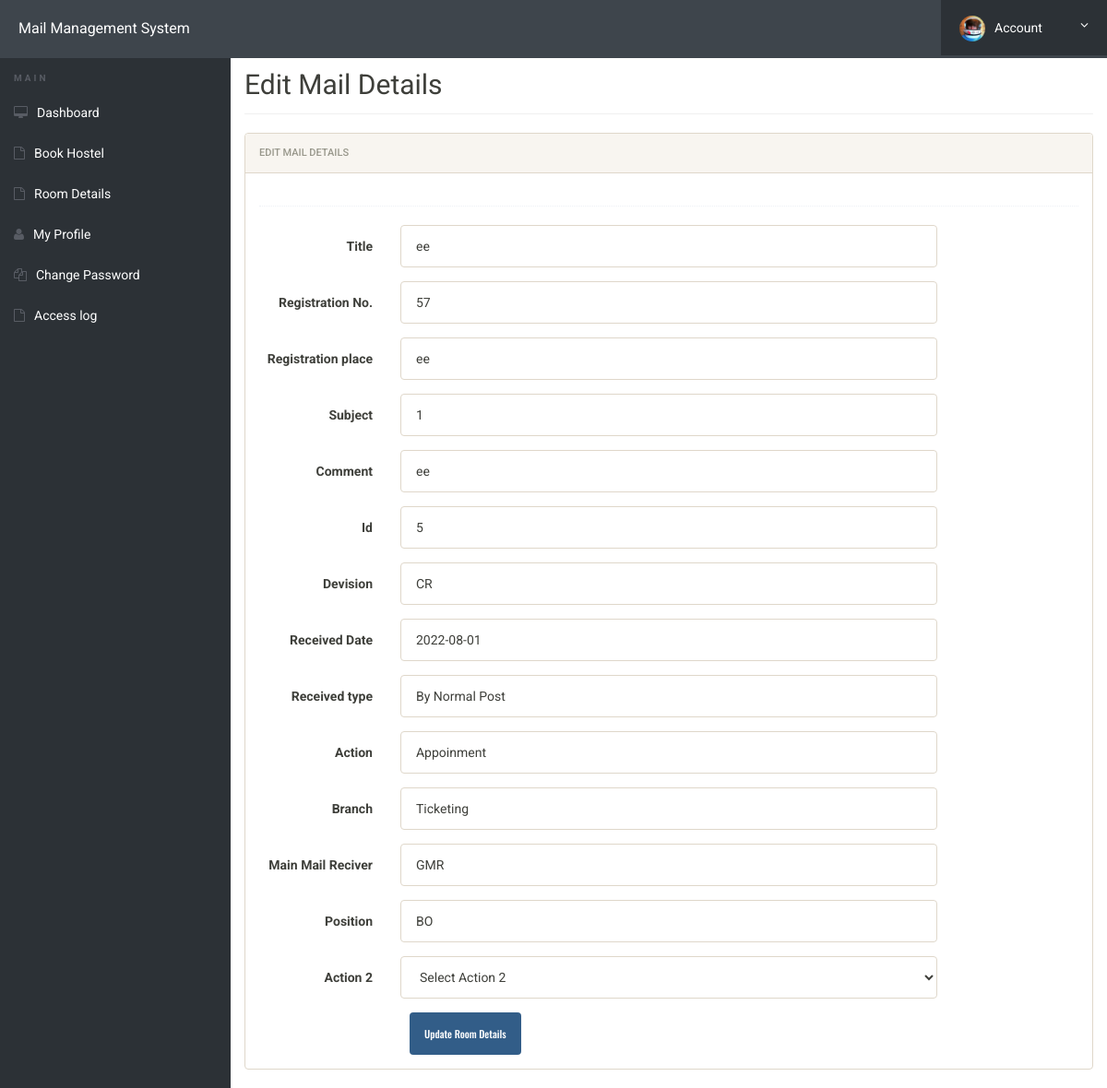
The page /editgmr.php?id=5 (signed in) on the database its author committed.
### tables this page shows
CREATE TABLE `registration` (
  `id` int(11) NOT NULL AUTO_INCREMENT,
  `recidate` date DEFAULT NULL,
  `devision` varchar(500) DEFAULT NULL,
  `regno` int(11) DEFAULT NULL,
  `subject` varchar(500) DEFAULT NULL,
  `title` varchar(500) DEFAULT NULL,
  `recitype` varchar(500) DEFAULT NULL,
  `regplace` varchar(250) DEFAULT NULL,
  `action` varchar(1000) DEFAULT NULL,
  `comment` varchar(500) DEFAULT NULL,
  `branch` varchar(250) DEFAULT NULL,
  `mainreciver` varchar(1000) DEFAULT NULL,
  `position` varchar(500) DEFAULT NULL,
  `action2` varchar(500) DEFAULT NULL,
  PRIMARY KEY (`id`)
);

### editgmr.php (the view, shortened to what this page needs)
<?php
include('includes/config.php');
?>
<!doctype html>
<html lang="en" class="no-js">
<head>
	<link rel="stylesheet" href="css/font-awesome.min.css">
	<link rel="stylesheet" href="css/bootstrap.min.css">
	<link rel="stylesheet" href="css/dataTables.bootstrap.min.css">>
	<link rel="stylesheet" href="css/bootstrap-social.css">
	<link rel="stylesheet" href="css/bootstrap-select.css">
	<link rel="stylesheet" href="css/fileinput.min.css">
	<link rel="stylesheet" href="css/awesome-bootstrap-checkbox.css">
	<link rel="stylesheet" href="css/style.css">
</head>
<body>
	<?php include('includes/header.php');?>
	<div class="ts-main-content">
		<?php include('includes/sidebar.php');?>
		<div class="content-wrapper">
			<div class="container-fluid">
				<div class="row">
					<div class="col-md-12">
						<h2 class="page-title">Edit Mail Details </h2>
						<div class="row">
							<div class="col-md-12">
								<div class="panel panel-default">
									<div class="panel-heading">Edit Mail Details</div>
									<div class="panel-body">
										<form method="post" class="form-horizontal">
												<?php
												$id=$_GET['id'];
	$ret="select * from registration where id=?";
		$stmt= $mysqli->prepare($ret) ;
	 $stmt->bind_param('i',$id);
	 $stmt->execute() ;
	 $res=$stmt->get_result();
	   while($row=$res->fetch_object())
	  {
	  	?>
						<div class="hr-dashed"></div>
						<div class="form-group">
						<label class="col-sm-2 control-label">Title  </label>
					<div class="col-sm-8">
					<input type="text"  name="title" value="<?php echo $row->title;?>"  class="form-control"> </div>
					</div>
					<div class="form-group">
						<label class="col-sm-2 control-label">Registration No.  </label>
					<div class="col-sm-8">
					<input type="text"  name="regno" value="<?php echo $row->regno;?>"  class="form-control"> </div>
					</div>
					<div class="form-group">
						<label class="col-sm-2 control-label">Registration place  </label>
					<div class="col-sm-8">
					<input type="text"  name="regplace" value="<?php echo $row->regplace;?>"  class="form-control"> </div>
					</div>
					<div class="form-group">
						<label class="col-sm-2 control-label">Subject</label>
					<div class="col-sm-8">
					<input type="text"  name="subject" value="<?php echo $row->subject;?>"  class="form-control"> </div>
					</div>
					<div class="form-group">
						<label class="col-sm-2 control-label">Comment</label>
					<div class="col-sm-8">
					<input type="text"  name="comment" value="<?php echo $row->comment;?>"  class="form-control"> </div>
					</div>
<div class="form-group">
									<label class="col-sm-2 control-label">Id </label>
									<div class="col-sm-8">
									<input type="text" class="form-control" name="id" value="<?php echo $row->id;?>" >
												</div>
											</div>
	<div class="form-group">
	<label class="col-sm-2 control-label">Devision</label>
	<div class="col-sm-8">
	<input type="text"  name="devision" value="<?php echo $row->devision;?>"  class="form-control"> </div>
	</div>
	<div class="form-group">
	<label class="col-sm-2 control-label">Received Date</label>
	<div class="col-sm-8">
	<input type="text"  name="recidate" value="<?php echo $row->recidate;?>"  class="form-control"> </div>
	</div>
	<div class="form-group">
	<label class="col-sm-2 control-label">Received type</label>
	<div class="col-sm-8">
	<input type="text"  name="recitype" value="<?php echo $row->recitype;?>"  class="form-control"> </div>
	</div>
	<div class="form-group">
	<label class="col-sm-2 control-label">Action</label>
	<div class="col-sm-8">
	<input type="text"  name="action" value="<?php echo $row->action;?>"  class="form-control"> </div>
	</div>
	<div class="form-group">
	<label class="col-sm-2 control-label">Branch</label>
	<div class="col-sm-8">
	<input type="text"  name="branch" value="<?php echo $row->branch;?>"  class="form-control"> </div>
	</div>
	<div class="form-group">
	<label class="col-sm-2 control-label">Main Mail Reciver</label>
	<div class="col-sm-8">
	<input type="text"  name="mainreciver" value="<?php echo $row->mainreciver;?>"  class="form-control"> </div>
	</div>
	<div class="form-group">
	<label class="col-sm-2 control-label">Position</label>
	<div class="col-sm-8">
	<input type="text"  name="position" value="<?php echo $row->position;?>"  class="form-control"> </div>
	</div>
	<div class="form-group">
<label class="col-sm-2 control-label">Action 2</label>
<div class="col-sm-8">
<select name="action2" id="action2"class="form-control" required>
<option value="">Select Action 2</option>
<?php $query ="SELECT * FROM actions";
$stmt2 = $mysqli->prepare($query);
$stmt2->execute();
$res=$stmt2->get_result();
?>
</select> </div>
</div>
<?php } ?>
												<div class="col-sm-8 col-sm-offset-2">
													<input class="btn btn-primary" type="submit" name="submit" value="Update Room Details ">
												</div>
											</div>
									</div>
								</div>
							</div>
							</div>
						</div>
					</div>
				</div>
			</div>
</body>
</html>

### css/style.css (style rules this page uses)
html { font-size: 14px; }
@media only screen and (min-width: 480px) { html { font-size: 17px; } }
@media only screen and (min-width: 768px) { html { font-size: 14px; } }
body { font-size: 1em; }
.btn { font-family: 'Oswald', sans-serif; }
.hr-dashed { background-color: transparent; border-top: 1px dotted #edf0f5; color: transparent; height: 1px; margin: 20px 0; }
.panel { overflow: hidden; }
.btn { text-transform: none; }
.page-title { padding-bottom: 15px; margin-bottom: 20px; border-bottom: 1px solid #f0f0f0; }
.ts-main-content .content-wrapper { padding-top: 15px; margin-top: 20px; }
@media only screen and (min-width: 992px) { .ts-main-content .content-wrapper { margin-left: 250px; } }

### rows shown on the page
registration: title "ee", regno "57", regplace "ee", subject "1", comment "ee", id "5", devision "CR", recidate "2022-08-01", recitype "By Normal Post", action "Appoinment", branch "Ticketing", mainreciver "GMR", position "BO"
